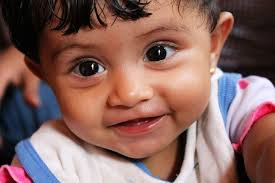
#> input picture ages/age1/11.jpg, 275 x 183 px, given as the content of the folder ./faces/user3/, which was not available
$ python facemodeltrain.py
#> lines starting #> are read from the running program, lines starting #| are printed output that depends on the picture
import cv2
import numpy as np
from os import listdir
from os.path import isfile,join

round=["FACE","AGE","NATIONALITY","GENDER"]
path_round = ["./faces/user","./ages/age","./nationalities/nation","./genders/gender"]
yml_round = ["facemodel","agemodel","nationalitymodel","gendermodel"]

var=0
while var!=4:
    id=100
    onlyfiles = []
    i=0
    Training_Data,Labels = [],[]
    var = int(input("1)FACE \n2)AGE \n3)Nationality \n4)Gender \n5)EXIT \nCHOOSE THE MODEL TO CREATE : "))-1
#> the answer given: 1
    if(var==4):
        break
    while id!=0:
        id = int(input("Enter user ID to train : "))
#> the answer given: 3
        if(id==0):
            break
        data_path = path_round[var]+str(id)+'/'
        onlyfiles = [f for f in listdir(data_path) if isfile(join(data_path,f))]
        print(onlyfiles)
        i=i+1
        for i,files in enumerate(onlyfiles):
            image_path = data_path + onlyfiles[i]
            images = cv2.imread(image_path,cv2.IMREAD_GRAYSCALE)
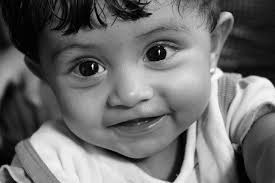
#> images: shape (183, 275); min 0, max 255, mean 109.7
#> the answer given: 3
#> the answer given: 3
#> the answer given: 3
#> the answer given: 3
#> (the run stopped early here; a loop or call above may not have finished)

$ run again, on ages/age1/13.jpg
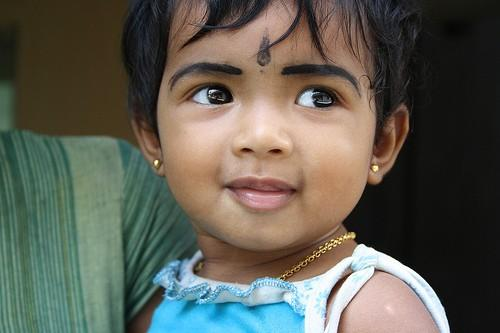
#> input picture ages/age1/13.jpg, 500 x 333 px, given as the content of the folder ./faces/user3/, which was not available
#> `images = cv2.imread(image_path,cv2.IMREAD_GRAYSCALE)`:
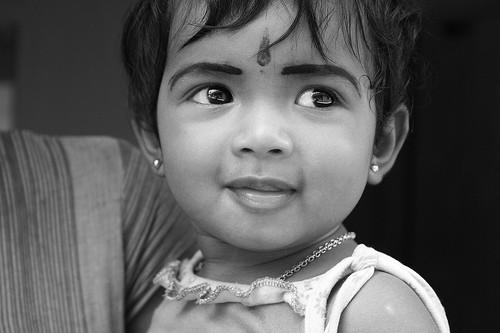
#> images: shape (333, 500); min 0, max 255, mean 92.8

$ run again, on ages/age1/14.jpg
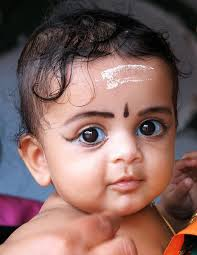
#> input picture ages/age1/14.jpg, 197 x 255 px, given as the content of the folder ./faces/user3/, which was not available
#> `images = cv2.imread(image_path,cv2.IMREAD_GRAYSCALE)`:
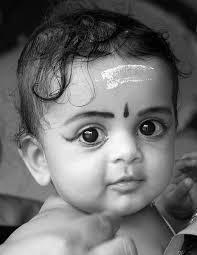
#> images: shape (255, 197); min 0, max 255, mean 110.5
